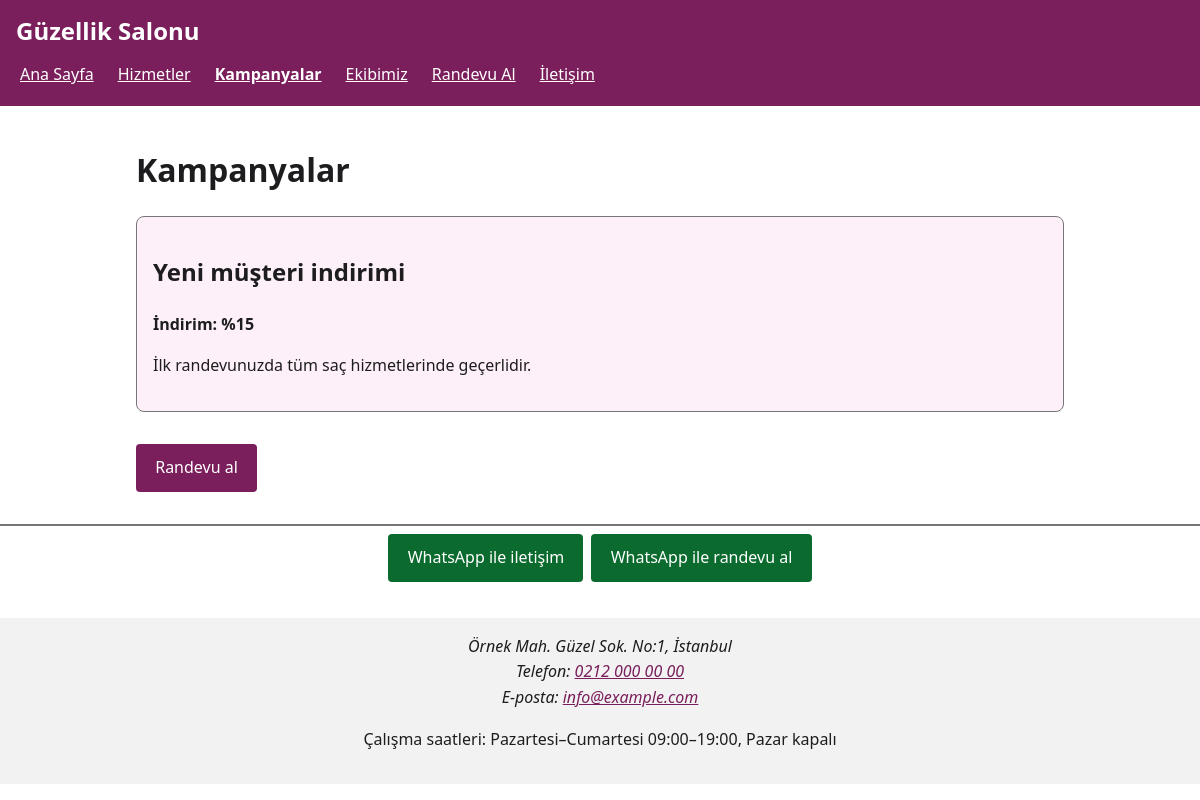
The page /kampanyalar.php on the database its author committed.
### tables this page shows
CREATE TABLE IF NOT EXISTS campaigns (
  id INT AUTO_INCREMENT PRIMARY KEY,
  title VARCHAR(150) NOT NULL,
  description TEXT,
  discount VARCHAR(50) NULL,
  starts_on DATE NULL,
  ends_on DATE NULL,
  active TINYINT(1) NOT NULL DEFAULT 1
);

### includes/db.php (called while the page is built)
<?php
function db(): PDO {
    static $pdo = null;
    if (!$pdo) {
        $c = require __DIR__ . '/../config/config.php';
        $pdo = new PDO("mysql:host={$c['db_host']};port={$c['db_port']};dbname={$c['db_name']};charset=utf8mb4", $c['db_user'], $c['db_pass'], [
            PDO::ATTR_ERRMODE => PDO::ERRMODE_EXCEPTION,
            PDO::ATTR_DEFAULT_FETCH_MODE => PDO::FETCH_ASSOC,
            PDO::ATTR_EMULATE_PREPARES => false,
        ]);
    }
    return $pdo;
}

### kampanyalar.php (the view, shortened to what this page needs)
<?php
require __DIR__ . '/includes/functions.php';
$rows = db()->query("SELECT * FROM campaigns WHERE active=1 AND (starts_on IS NULL OR starts_on<=CURDATE()) AND (ends_on IS NULL OR ends_on>=CURDATE()) ORDER BY id DESC")->fetchAll();
if (!$rows) echo '<p>Şu anda aktif kampanya bulunmuyor.</p>'; ?>
<ul class="cards">
<?php foreach ($rows as $c): ?>
<li class="campaign"><h2><?= e($c['title']) ?></h2>
<?php if ($c['discount']): ?><p><strong>İndirim: <?= e($c['discount']) ?></strong></p><?php endif; ?>
<p><?= e($c['description']) ?></p>
<?php if ($c['ends_on']): ?><p>Son gün: <time datetime="<?= e($c['ends_on']) ?>"><?= e(date('d.m.Y', strtotime($c['ends_on']))) ?></time></p><?php endif; ?></li>
<?php endforeach; ?>
</ul>
<p><a class="btn" href="randevu.php">Randevu al</a></p>

### assets/css/style.css (style rules this page uses)
:root { --bg:#fff;--fg:#1d1d1f;--accent:#7a1f5c;--accent-fg:#fff;--muted:#555;--border:#767676;--err:#a50e0e;--ok:#0b6b2e }
* { box-sizing:border-box }
html { font-size:100% }
body { margin:0;font-family:system-ui,-apple-system,"Segoe UI",Arial,sans-serif;line-height:1.6;color:var(--fg);background:var(--bg) }
a { color:var(--accent) }
.cards { display:grid;grid-template-columns:repeat(auto-fit,minmax(15rem,1fr));gap:1rem;list-style:none;padding:0 }
.cards li { border:1px solid var(--border);border-radius:.5rem;padding:1rem }
.btn,button { display:inline-block;background:var(--accent);color:var(--accent-fg);border:0;padding:.7rem 1.2rem;min-height:44px;font:inherit;border-radius:.25rem;cursor:pointer;text-decoration:none;margin-top:1rem }
.campaign { background:#fdf0f9;border-left:6px solid var(--accent) }

### rows shown on the page
campaigns: title "Yeni müşteri indirimi", discount "%15", description "İlk randevunuzda tüm saç hizmetlerinde geçerlidir."

### other values the page prints
$site "Güzellik Salonu"
$label "Ana Sayfa"
$label "Hizmetler"
$label "Kampanyalar"
$label "Ekibimiz"
$label "Randevu Al"
$label "İletişim"
$title "Kampanyalar"
setting('address') "Örnek Mah. Güzel Sok. No:1, İstanbul"
setting('phone') "0212 000 00 00"
setting('email') "info@example.com"
setting('hours') "Pazartesi–Cumartesi 09:00–19:00, Pazar kapalı"
